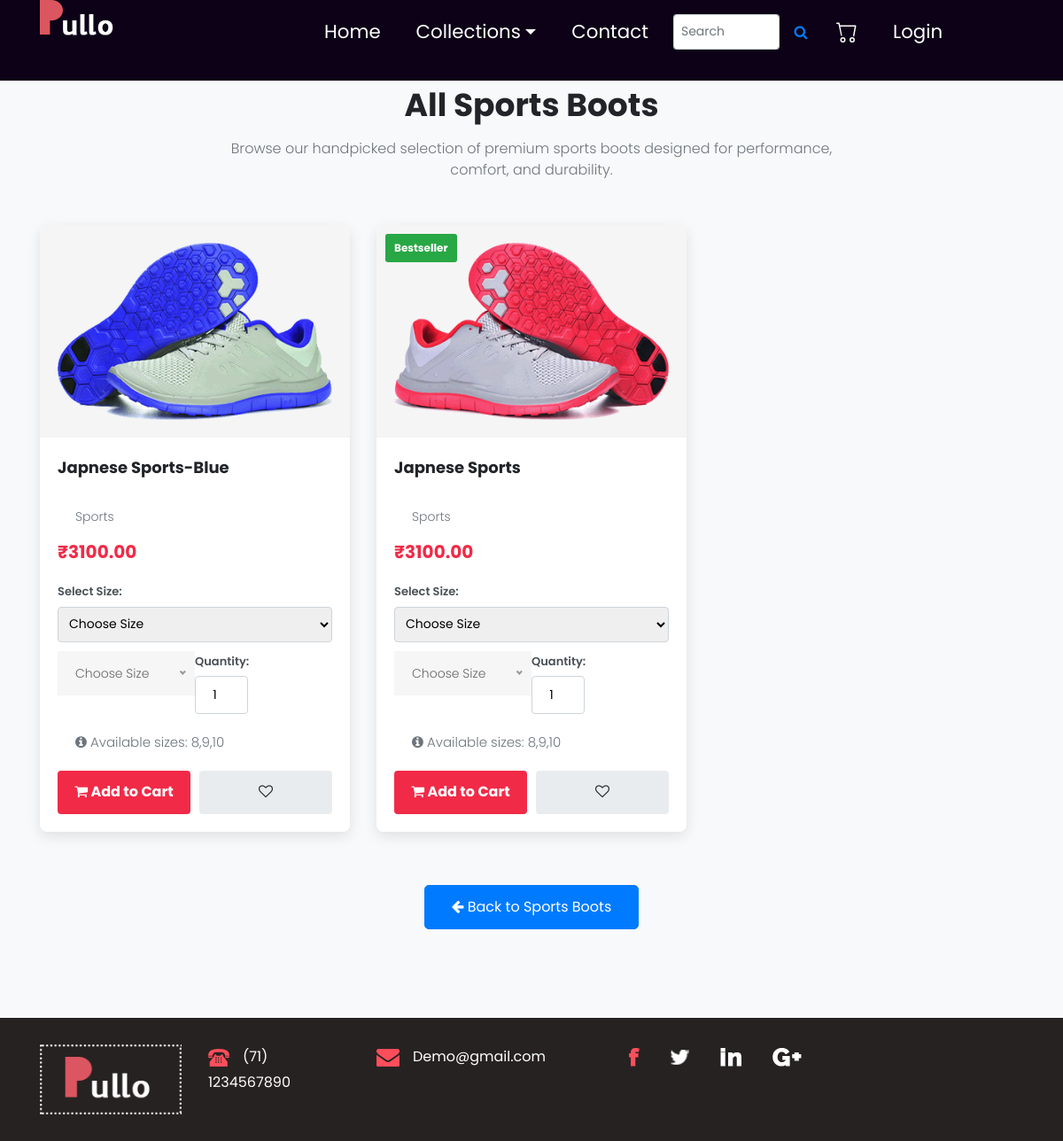
The page /allboots/ on the database its author committed.
### app/models.py (models this page shows, shortened)
class Boots(models.Model):
    boot_id = models.AutoField(primary_key=True)
    name = models.CharField(max_length=100)
    size = models.CharField(max_length=10)
    quantity = models.PositiveIntegerField()
    price = models.DecimalField(max_digits=10, decimal_places=2)
    image = models.ImageField(upload_to='boots/')
    bestseller = models.BooleanField(default=False)
    description = models.TextField(blank=True)
    category = models.CharField(max_length=20)

### app/views.py (the view)
# urls.py: path('allboots/', views.all_boots, name='all_boots'),
def all_boots(request): return render(request, 'all_boots.html', {'boots': Boots.objects.all().order_by('-boot_id')})

### template/all_boots.html (shortened to what this page needs)
{% load static %}
<!DOCTYPE html>
<html lang="en">
   <head>
      <link rel="stylesheet" href="{% static 'css/bootstrap.min.css' %}">
      <link rel="stylesheet" href="{% static 'css/style.css' %}">
      <link rel="stylesheet" href="{% static 'css/responsive.css' %}">
      <link rel="stylesheet" href="{% static 'css/jquery.mCustomScrollbar.min.css' %}">
      <link rel="stylesheet" href="https://netdna.bootstrapcdn.com/font-awesome/4.0.3/css/font-awesome.css">
      <link rel="stylesheet" href="{% static 'css/owl.carousel.min.css' %}">
      <link rel="stylesheet" href="{% static 'css/owl.theme.default.min.css' %}">
      <link rel="stylesheet" href="https://cdnjs.cloudflare.com/ajax/libs/fancybox/2.1.5/jquery.fancybox.min.css" media="screen">
   </head>
   <body class="main-layout">
      {% include 'header.html' %}
      <div class="shoes_section">
         <div class="container">
            <div class="shoes_section_heading">
               <h2>All Sports Boots</h2>
               <p>Browse our handpicked selection of premium sports boots designed for performance, comfort, and durability.</p>
            </div>
            <div class="row" id="boots-list">
               {% for boot in boots %}
               <div class="col-md-4 col-sm-6">
                  <div class="shoe-item boot-item" data-id="{{ boot.boot_id }}">
                     <div class="shoe-img">
                        {% if boot.bestseller %}
                           <span class="new-tag">Bestseller</span>
                        {% endif %}
                        <img src="{{ boot.image.url }}" alt="{{ boot.name }}">
                     </div>
                     <div class="shoe-info">
                        <h3 class="shoe-name">{{ boot.name }}</h3>
                        <p class="shoe-category">{{ boot.category }}</p>
                        <div class="shoe-price">
                           <span>₹{{ boot.price|floatformat:2 }}</span>
                        </div>
                        <form class="add-to-cart-form" data-product-type="boots" data-product-id="{{ boot.boot_id }}">
                           <div class="shoe-rating">
                              <label for="size-{{ boot.boot_id }}">Select Size:</label>
                              <select name="size" id="size-{{ boot.boot_id }}" required>
                                 <option value="">Choose Size</option>
                              </select>
                              <label for="qty-{{ boot.boot_id }}">Quantity:</label>
                              <input type="number" name="quantity" id="qty-{{ boot.boot_id }}" value="1" min="1" max="10">
                           </div>
                           <div class="shoe-sizes">
                              <p><i class="fa fa-info-circle"></i> Available sizes: {{ boot.size }}</p>
                           </div>
                           <div class="shoe-actions">
                              <button type="submit" class="btn-cart">
                                 <i class="fa fa-shopping-cart"></i> Add to Cart
                              </button>
                              <button type="button" class="btn-wishlist" data-id="{{ boot.boot_id }}" data-type="boots">
                                 <i class="fa fa-heart-o"></i>
                              </button>
                           </div>
                        </form>
                     </div>
                  </div>
               </div>
               {% empty %}
               <div class="col-12">
                  <div class="alert alert-info text-center">
                     <p>No boots available at the moment. Check back soon!</p>
                  </div>
               </div>
               {% endfor %}
            </div>
            <div class="back-button">
               <a href="{% url 'sports' %}" class="btn btn-primary">
                  <i class="fa fa-arrow-left"></i> Back to Sports Boots
               </a>
            </div>
         </div>
      </div>
      {% include 'footer.html' %}
   </body>
</html>

### static/css/style.css (style rules this page uses)
* { box-sizing: border-box !important; transition: ease all 0.5s; }
html { scroll-behavior: smooth; }
body { color: #666666; font-size: 14px; font-family: Poppins; line-height: 1.80857; font-weight: normal; overflow-x: hidden; }
a { color: #1f1f1f; text-decoration: none !important; outline: none !important; -webkit-transition: all .3s ease-in-out; -moz-transition: all .3s ease-in-out; -ms-transition: all .3s ease-in-out; -o-transition: all .3s ease-in-out; transition: all .3s ease-in-out; }
h1, h2, h3, h4, h5, h6 { letter-spacing: 0; font-weight: normal; position: relative; padding: 0 0 10px 0; font-weight: normal; line-height: normal; color: #111111; margin: 0 }
h2 { font-size: 22px }
h3 { font-size: 18px }
*, *::after, *::before { -webkit-box-sizing: border-box; -moz-box-sizing: border-box; box-sizing: border-box; }
p { margin: 20px; font-weight: 300; font-size: 15px; line-height: 24px; }
a { color: #222222; text-decoration: none; outline: none !important; }
a, .btn { text-decoration: none !important; outline: none !important; -webkit-transition: all .3s ease-in-out; -moz-transition: all .3s ease-in-out; -ms-transition: all .3s ease-in-out; -o-transition: all .3s ease-in-out; transition: all .3s ease-in-out; }
img { max-width: 100%; height: auto; }
button { width: 100%; padding: 10px; background-color: #007bff; color: white; border: none; border-radius: 8px; font-size: 16px; cursor: pointer; }
button { border: 0; margin: 0; padding: 0; cursor: pointer; }
body { width:100%; height:100%; }
.carousel-inner,.carousel,.carousel-item,.container,.fill { height:100%; width:100%; background-position:center center; background-size:cover; }

### template/all_boots.html (style rules this page uses)
.shoes_section { background-color: #f8f9fa; padding: 60px 0; }
.shoes_section_heading { text-align: center; margin-bottom: 50px; }
.shoes_section_heading h2 { font-size: 36px; font-weight: bold; color: #212529; }
.shoes_section_heading p { color: #6c757d; max-width: 700px; margin: 0 auto; font-size: 16px; }
.shoe-item { background: white; border-radius: 8px; overflow: hidden; box-shadow: 0 5px 15px rgba(0,0,0,0.1); margin-bottom: 30px; transition: all 0.3s ease; }
.shoe-img { position: relative; overflow: hidden; padding: 20px; background: #f5f5f5; text-align: center; }
.shoe-img img { max-width: 100%; height: auto; transition: transform 0.5s ease; }
.shoe-img .new-tag { position: absolute; top: 10px; left: 10px; background: #28a745; color: white; padding: 5px 10px; font-size: 12px; font-weight: bold; border-radius: 3px; }
.shoe-info { padding: 20px; }
.shoe-name { font-size: 18px; font-weight: bold; margin-bottom: 10px; color: #212529; }
.shoe-category { font-size: 14px; color: #6c757d; margin-bottom: 10px; text-transform: capitalize; }
.shoe-price { font-size: 20px; font-weight: bold; color: #f12a47; margin-bottom: 15px; }
.shoe-rating { margin-bottom: 15px; }
.shoe-rating label { display: block; font-size: 13px; font-weight: 600; margin-bottom: 5px; color: #495057; }
.shoe-rating select { width: 100%; padding: 8px; border: 1px solid #ced4da; border-radius: 4px; margin-bottom: 10px; font-size: 14px; }
.shoe-rating input[type="number"] { width: 60px; padding: 8px; border: 1px solid #ced4da; border-radius: 4px; text-align: center; font-size: 14px; }
.shoe-sizes { margin: 10px 0 15px; font-size: 13px; color: #6c757d; }
.shoe-actions { display: flex; gap: 10px; }
.btn-cart, .btn-wishlist { flex: 1; padding: 10px; border: none; border-radius: 4px; font-weight: bold; cursor: pointer; transition: all 0.3s ease; }
.btn-cart { background: #f12a47; color: white; }
.btn-wishlist { background: #e9ecef; color: #212529; }
.back-button { text-align: center; margin-top: 30px; padding-bottom: 40px; }
.back-button .btn { padding: 12px 30px; font-size: 16px; border-radius: 5px; }

### rows shown on the page
Boots: image (picture), name "Japnese Sports-Blue", category "Sports", price "3100.00", size "8,9,10"
Boots: bestseller "Bestseller", image (picture), name "Japnese Sports", category "Sports", price "3100.00", size "8,9,10"
